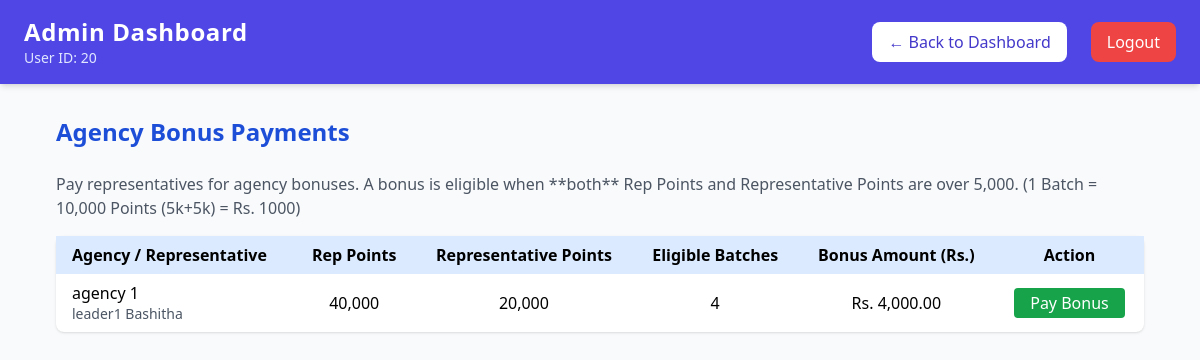
Page /agency_bonus_payments.php (signed in) on the committed database.
### tables this page shows
CREATE TABLE `agency_points` (
  `id` int(11) NOT NULL,
  `agency_id` int(11) NOT NULL,
  `total_rep_points` int(11) NOT NULL DEFAULT 0,
  `total_representative_points` int(11) NOT NULL DEFAULT 0,
  `last_updated` datetime DEFAULT current_timestamp() ON UPDATE current_timestamp()
);

CREATE TABLE `agencies` (
  `id` int(11) NOT NULL,
  `representative_id` int(11) NOT NULL,
  `agency_name` enum('agency 1','agency 2') NOT NULL,
  `created_at` datetime DEFAULT current_timestamp()
);

CREATE TABLE `users` (
  `id` int(11) NOT NULL,
  `first_name` varchar(100) NOT NULL,
  `last_name` varchar(100) NOT NULL,
  `username` varchar(20) NOT NULL,
  `password` varchar(255) NOT NULL,
  `role` enum('admin','rep','representative') NOT NULL,
  `contact_number` varchar(20) DEFAULT NULL,
  `email` varchar(100) NOT NULL,
  `nic_number` varchar(20) NOT NULL,
  `address` varchar(255) DEFAULT NULL,
  `city` varchar(100) DEFAULT NULL,
  `join_date` date DEFAULT NULL,
  `age` int(11) DEFAULT NULL,
  `created_at` timestamp NOT NULL DEFAULT current_timestamp(),
  `bank_account` varchar(50) DEFAULT NULL,
  `bank_name` varchar(100) DEFAULT NULL,
  `branch` varchar(100) DEFAULT NULL,
  `account_holder` varchar(100) DEFAULT NULL
);

### agency_bonus_payments.php (the view, shortened to what this page needs)
<?php
include 'config.php';
include 'admin_header.php';
$eligible_agencies = [];
$sql = "
    SELECT
        ap.agency_id,
        a.agency_name,
        a.representative_id,
        u.first_name,
        u.last_name,
        ap.total_rep_points,
        ap.total_representative_points
    FROM agency_points ap
    JOIN agencies a ON ap.agency_id = a.id
    JOIN users u ON a.representative_id = u.id
    WHERE
        ap.total_rep_points >= 5000
    AND
        ap.total_representative_points >= 5000
";
$res = $mysqli->query($sql);
while ($r = $res->fetch_assoc()) {
    $eligible_agencies[] = $r;
}
?>
<!DOCTYPE html>
<html lang="en">
<head>
    <script src="https://cdn.tailwindcss.com"></script>
</head>
<body class="bg-gray-50 min-h-screen">
    <div class="max-w-6xl mx-auto p-8">
        <h1 class="text-2xl font-bold text-blue-700 mb-6">Agency Bonus Payments</h1>
        <p class="mb-4 text-gray-600">Pay representatives for agency bonuses. A bonus is eligible when **both** Rep
            Points and Representative Points are over 5,000. (1 Batch = 10,000 Points (5k+5k) = Rs. 1000)</p>
        <table class="w-full bg-white shadow rounded-lg border-collapse" id="paymentTable">
            <thead class="bg-blue-100">
                <tr>
                    <th class="px-4 py-2 text-left">Agency / Representative</th>
                    <th class="px-4 py-2 text-center">Rep Points</th>
                    <th class="px-4 py-2 text-center">Representative Points</th>
                    <th class="px-4 py-2 text-center">Eligible Batches</th>
                    <th class="px-4 py-2 text-center">Bonus Amount (Rs.)</th>
                    <th class="px-4 py-2 text-center">Action</th>
                </tr>
            </thead>
            <tbody class="divide-y">
                <?php
                if (empty($eligible_agencies)): ?>
                    <tr>
                        <td colspan="6" class="p-4 text-center text-gray-500">No agencies are eligible for a bonus right
                            now.</td>
                    </tr>
                <?php else:
                    foreach ($eligible_agencies as $agency):
                        $rep_id = $agency['representative_id'];
                        $agency_id = $agency['agency_id'];
                        $rep_batches = floor($agency['total_rep_points'] / 5000);
                        $rep_for_rep_batches = floor($agency['total_representative_points'] / 5000);
                        $batches_to_pay = min($rep_batches, $rep_for_rep_batches);
                        $amount = $batches_to_pay * 1000;
                        $rep_points_to_redeem = $batches_to_pay * 5000;
                        $rep_for_rep_points_to_redeem = $batches_to_pay * 5000;
                        $total_points_to_redeem = $rep_points_to_redeem + $rep_for_rep_points_to_redeem;
                        ?>
                        <tr class="hover:bg-gray-50" data-agency-id="<?= $agency_id ?>">
                            <td class="px-4 py-2">
                                <div class="font-medium"><?= htmlspecialchars($agency['agency_name']) ?></div>
                                <div class="text-sm text-gray-600">
                                    <?= htmlspecialchars($agency['first_name'] . ' ' . $agency['last_name']) ?></div>
                            </td>
                            <td class="px-4 py-2 text-center"><?= number_format($agency['total_rep_points']) ?></td>
                            <td class="px-4 py-2 text-center"><?= number_format($agency['total_representative_points']) ?></td>
                            <td class="px-4 py-2 text-center font-medium"><?= number_format($batches_to_pay) ?></td>
                            <td class="px-4 py-2 text-center font-medium">Rs. <?= number_format($amount, 2) ?></td>
                            <td class="px-4 py-2 text-center">
                                <button class="pay-btn bg-green-600 text-white px-4 py-1 rounded hover:bg-green-700 transition"
                                    data-agency-id="<?= $agency_id ?>" data-rep-id="<?= $rep_id ?>" data-amount="<?= $amount ?>"
                                    data-batches="<?= $batches_to_pay ?>" data-total-points="<?= $total_points_to_redeem ?>"
                                    data-rep-points="<?= $rep_points_to_redeem ?>"
                                    data-rep-for-rep-points="<?= $rep_for_rep_points_to_redeem ?>">
                                    Pay Bonus
                                </button>
                            </td>
                        </tr>
                    <?php endforeach;
                endif; ?>
            </tbody>
        </table>
    </div>
</body>
</html>

### rows in the picture
agency_points: agency.agency_name "agency 1", users.first_name+last_name "leader1 Bashitha", total_rep_points "40,000", total_representative_points "20,000", batches_to_pay "4", amount "4,000.00"

### other values in the picture
$userId "20"
